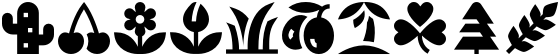
#> input picture 06 Neural Networks/spins/plants-2x.png, 560 x 56 px
$ python hopfield.py
#> lines starting #> are read from the running program, lines starting #| are printed output that depends on the picture
#!/usr/bin/env python
# Hopfield (aka associative memory) spin network

#######################################################################

from math import *
import numpy as np
from numpy.random import rand, choice

# default random number generator
rng = np.random.default_rng()

#######################################################################

# grid resolution
n = 56

# network temperature
beta = 2.0

# external field template
theta = np.zeros([n,n])

# initial spin configuration
sigma = choice([-1.0,1.0], (n,n))

#######################################################################

from PIL import Image

# import 280x28 artboard with target digit images
img = np.array(Image.open('plants-2x.png'))
#> img is the input picture: shape (56, 560, 4); mean R, G, B, A 0, 0, 0, 105

# slice and threshold artboard into individual digits
digit = [np.where(img[:,i*n:(i+1)*n,-1] > 190, 1.0, -1.0) for i in range(10)]
#> digit = 10 items

#######################################################################

# flatten 2D images into state vectors
V = np.array(digit).reshape(10,n*n)

# Hebbian learning rule (does not work that well...)
#W = V.T @ V

# use de-correlated vectors instead (kind of works)
C = V @ V.T; W = V.T @ np.linalg.inv(C) @ V
#> after `W = V.T @ np.linalg.inv(C) @ V`:
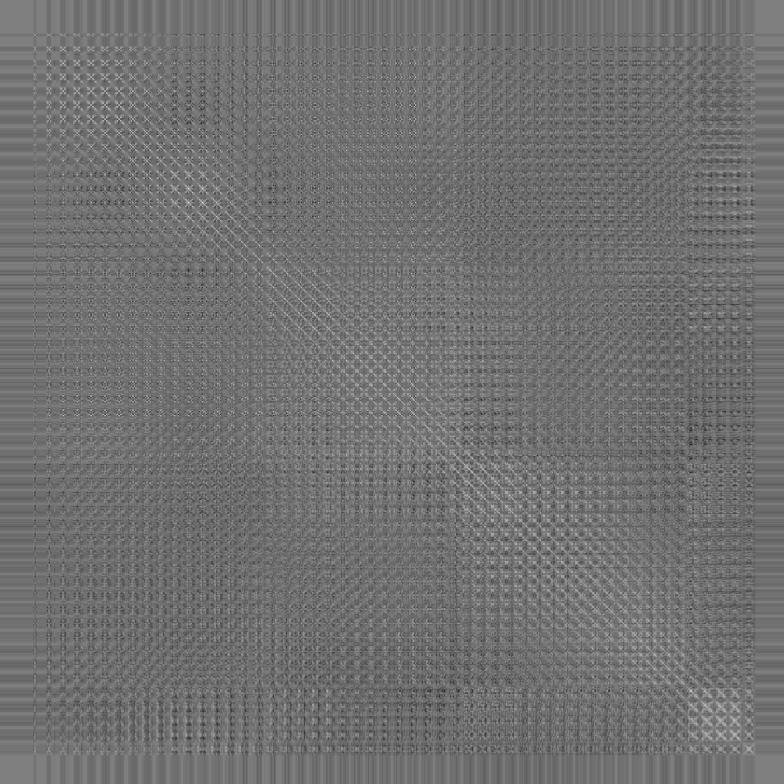
#> W: shape (3136, 3136) float64 (shown at 1/4 size); min -0.00656, max 0.00847, mean 0.000116; drawn with min black and max white

# remove self-coupling (not that it matters for unit spins)
np.fill_diagonal(W, 0.0)

#######################################################################

# synchronous downhill state update
def downhill(sigma):
	return np.where(np.dot(W,sigma.flat).reshape(n,n) > theta, 1.0, -1.0)

# synchronous MCMC state update
def mcmc(sigma, beta=2.0):
	s = sigma.flat
	t = choice([-1.0,1.0], n*n)
	force = np.dot(W,s) - theta.flat
	alpha = np.exp(beta*force*(t-s))
	return np.where(rand(n*n) > alpha, s, t).reshape(n,n)

#######################################################################

import matplotlib.pyplot as plt
from matplotlib.colors import LinearSegmentedColormap as colormap

fig = plt.figure(figsize=(48/5,27/5), frameon=False)
ax = fig.gca(); ax.set_aspect('equal')

# spin orientation map
crt = colormap.from_list("CRT", ['black', 'greenyellow'])
spins = plt.imshow(sigma, origin='upper', cmap=crt, vmin=-1.0, vmax=1.0, interpolation='none')

# no ticks and tight framing
plt.tick_params(left=False, right=False, labelleft=False, labelbottom = False, bottom=False)
plt.tight_layout()

#######################################################################

# interactive controls
from matplotlib.widgets import Slider

# make room for widgets
fig.subplots_adjust(bottom=0.075)

# user interface elements
beta_slider = Slider(
    ax=fig.add_axes([0.1, 0.02, 0.8, 0.03]),
    valmin=0.0, valmax=4.0, valinit=beta,
    label='β'
)

# update simulation parameters
def update(value):
	global beta; beta = beta_slider.val

# register update handler
beta_slider.on_changed(update)

#######################################################################

import matplotlib.animation as animation

# called to advance animation to next frame
def animate(i):
	global sigma, beta
	#beta = 5.0*tanh(4*sin(pi*i/100)**2)
	#beta = 5.0*tanh(6*sin(pi*i/100)**4)
	sigma = mcmc(sigma, beta)
	spins.set_data(sigma)

animation = animation.FuncAnimation(fig, animate, frames=3000, interval=1000.0/60)
#animation.save('hopfield.mp4')

plt.show()
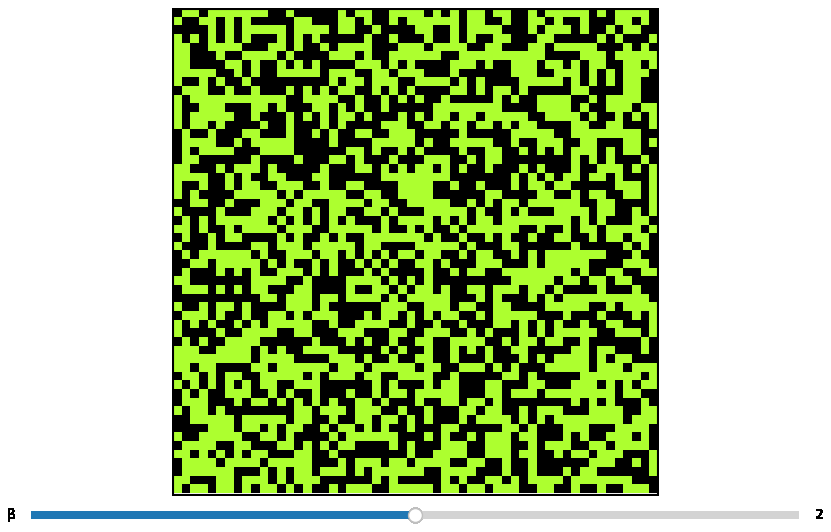
#> figure drawn by matplotlib, 2 panels

$ run again, with 06 Neural Networks/spins/digits-2x.png copied over 06 Neural Networks/spins/plants-2x.png
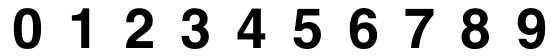
#> input picture 06 Neural Networks/spins/digits-2x.png, 560 x 56 px
#> img is the input picture: shape (56, 560, 4); mean R, G, B, A 0, 0, 0, 48.2
#> digit = 10 items
#> `W = V.T @ np.linalg.inv(C) @ V`:
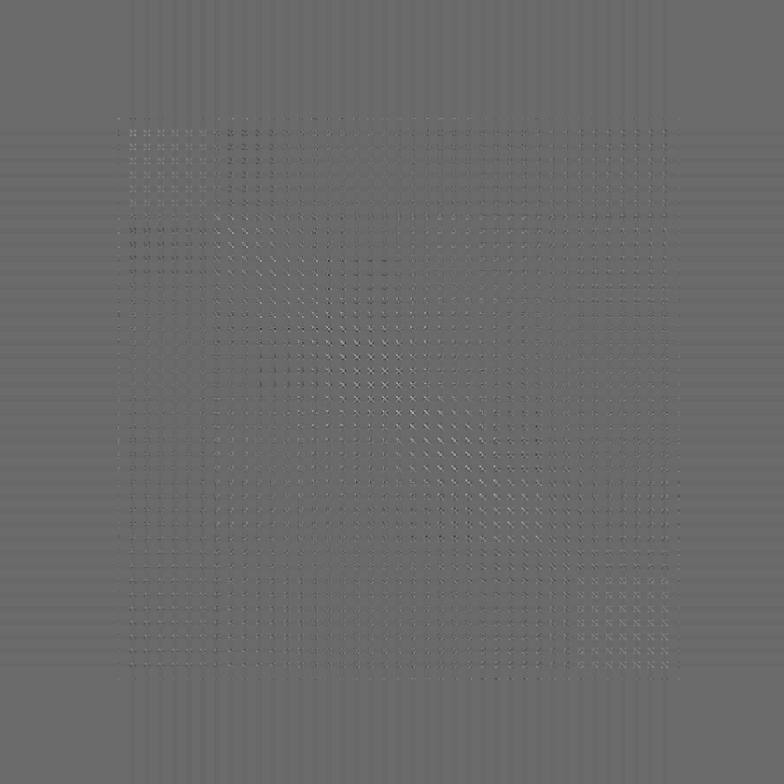
#> W: shape (3136, 3136) float64 (shown at 1/4 size); min -0.021, max 0.0298, mean 0.00022; drawn with min black and max white
